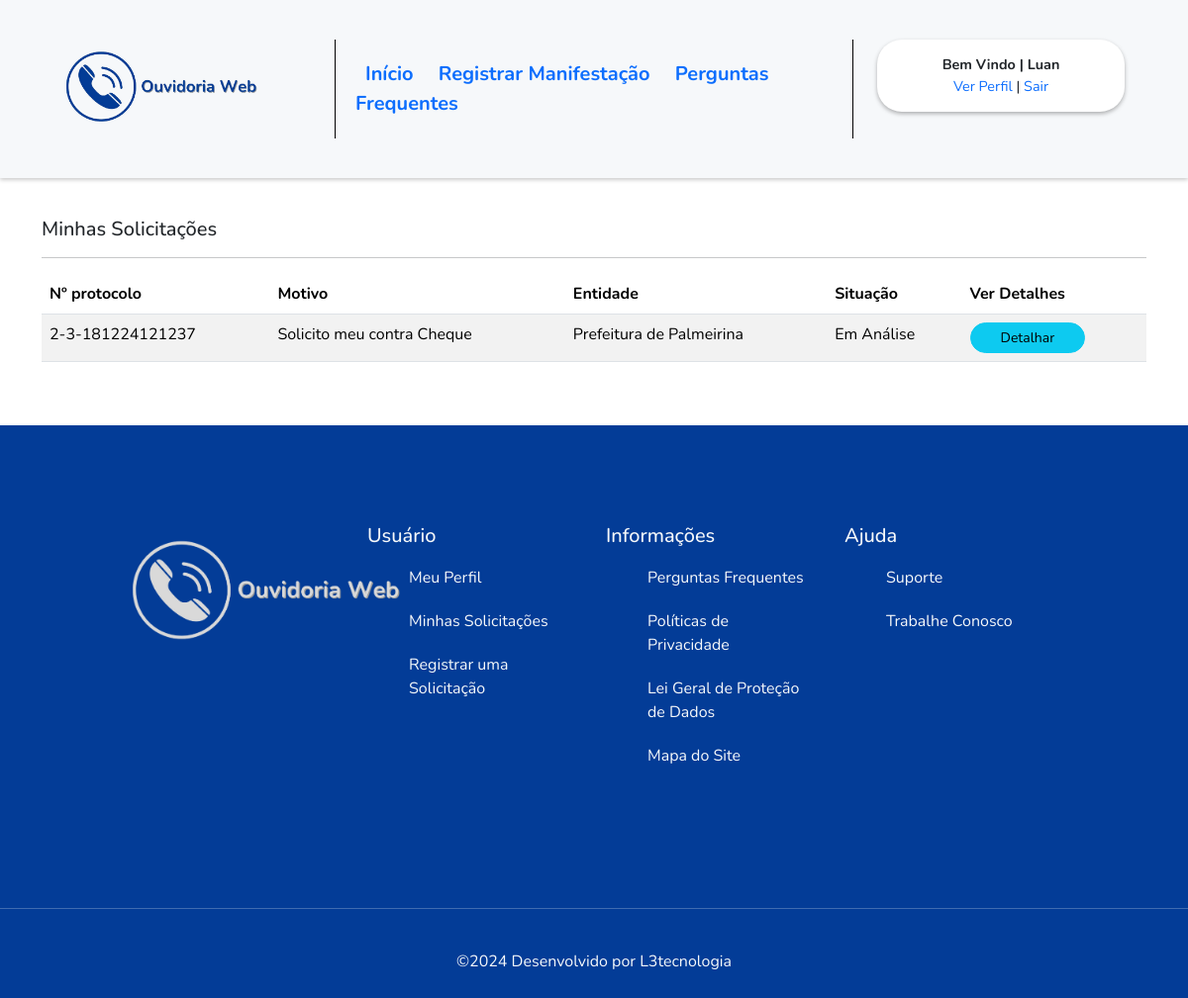
Screenshot of /minhas_manifestacoes.php (signed in) with the database file from the repository.
### tables this page shows
CREATE TABLE `tb_manifestacoes` (
  `id_manifestacao` int(11) NOT NULL,
  `motivo_manifestacao` varchar(100) NOT NULL,
  `id_entidade_manifestacao` int(11) NOT NULL,
  `id_tipo_manifestacao` int(11) NOT NULL,
  `conteudo_manifestacao` text NOT NULL,
  `observacoes_manifestacao` text NOT NULL,
  `local_manifestacao` varchar(200) NOT NULL,
  `arquivo_manifestacao` varchar(200) NOT NULL,
  `id_usuario_manifestacao` int(11) NOT NULL,
  `status_manifestacao` varchar(1) NOT NULL,
  `data_manifestacao` date NOT NULL,
  `protocolo_manifestacao` varchar(100) NOT NULL
);

CREATE TABLE `tb_entidades` (
  `id_entidade` int(11) NOT NULL,
  `nome_entidade` varchar(200) NOT NULL,
  `email_entidade` varchar(200) NOT NULL,
  `telefone_entidade` varchar(20) NOT NULL
);

### provedores/Classes.php (called while the page is built, shortened)
<?php
class Manifestacoes implements interface_manifestacoes {
    private $conexao;
    public function __construct()
    {
        $this->conexao = new Conexao;
    }
    public function chama_minhas_manifestacoes($id_usuario_manifestacao){
        $query = "SELECT m.id_manifestacao,
                        m.protocolo_manifestacao,
                        m.motivo_manifestacao,
                        m.status_manifestacao,
                        e.nome_entidade
                FROM tb_manifestacoes m
                JOIN tb_entidades e ON e.id_entidade = m.id_entidade_manifestacao
                WHERE m.id_usuario_manifestacao = :id_usuario_manifestacao";
        try {
            $conn = $this->conexao->Conectar();
            $stmt = $conn->prepare($query);
            $stmt->bindValue(':id_usuario_manifestacao', $id_usuario_manifestacao);
            $stmt->execute();
            return $r = $stmt->fetchAll(PDO::FETCH_ASSOC);
        } catch (PDOException $e) {
            throw new Exception('Erro chamar as manifestações: ' . $e->getMessage());
        }
    }
}

### minhas_manifestacoes.php (the view, shortened to what this page needs)
<?php
require_once 'provedores/Classes.php';
require_once 'controladores/Controller.php';
$Manifestacoes = new Manifestacoes;
$minhas_manifetacoes = $Manifestacoes->chama_minhas_manifestacoes($_SESSION['id_usuario'], $_SESSION['id_entidade']);
?>
<div class="container mt-4">
    <div class="row">
        <div class="mt-3">
            <h5>Minhas Solicitações</h5>
            <hr>
        </div>
        <div>
            <table class="table table-striped sua-tabela" id="myTable">
                <thead>
                    <tr>
                        <th>Nº protocolo</th>
                        <th>Motivo</th>
                        <th>Entidade</th>
                        <th>Situação</th>
                        <th>Ver Detalhes</th>
                    </tr>
                </thead>
                <tbody>
                <?php foreach($minhas_manifetacoes as $manifestacao) {?>
                    <tr>
                        <td><?=$manifestacao['protocolo_manifestacao']?></td>
                        <td><?=$manifestacao['motivo_manifestacao']?></td>
                        <td><?=$manifestacao['nome_entidade']?></td>
                        <?php if($manifestacao['status_manifestacao'] == 'A') {
                            $manifestacao['status_manifestacao'] = 'Em Análise';
                        } else {
                            $manifestacao['status_manifestacao'] = 'Finalizado';
                        } ?>
                        <td><?=$manifestacao['status_manifestacao']?></td>
                        <td><a href="manifestacao.php?id_manifestacao=<?=$manifestacao['id_manifestacao']?>" class="btn1 btn btn-sm btn-info">Detalhar</a></td>
                    </tr>
                <?php } ?>
                </tbody>
            </table>
        </div>
    </div>
</div>
<?php include_once 'controladores/Footer.php' ?>

### assets/css/style.css (style rules this page uses)
:root { --white: #fff; --backpadrao: #f6f8fa !important; --cor_padrao : #033c97 !important; }
body { font-family: 'Nunito', sans-serif !important; background-color: #fff !important; }
a { text-decoration: none !important; }
.btn1 { border-radius: 40px !important; padding-left: 30px !important; padding-right: 30px !important; }

### rows the page displays
tb_manifestacoes: protocolo_manifestacao "2-3-181224121237", motivo_manifestacao "Solicito meu contra Cheque", tb_entidades.nome_entidade "Prefeitura de Palmeirina", status_manifestacao "Em Análise"

### other values shown
$_SESSION['nome_usuario'] "Luan"
